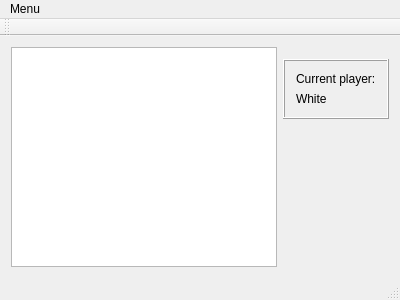
<?xml version="1.0" encoding="UTF-8"?>
<ui version="4.0">
 <class>MainWindow</class>
 <widget class="QMainWindow" name="MainWindow">
  <property name="geometry">
   <rect>
    <x>0</x>
    <y>0</y>
    <width>400</width>
    <height>300</height>
   </rect>
  </property>
  <property name="windowTitle">
   <string>MainWindow</string>
  </property>
  <widget class="QWidget" name="centralWidget">
   <layout class="QGridLayout" name="gridLayout">
    <item row="0" column="0" rowspan="5">
     <widget class="QGraphicsView" name="board"/>
    </item>
    <item row="4" column="1">
     <spacer name="verticalSpacer">
      <property name="orientation">
       <enum>Qt::Vertical</enum>
      </property>
      <property name="sizeHint" stdset="0">
       <size>
        <width>20</width>
        <height>40</height>
       </size>
      </property>
     </spacer>
    </item>
    <item row="2" column="1">
     <widget class="QFrame" name="frame">
      <property name="frameShape">
       <enum>QFrame::Box</enum>
      </property>
      <property name="frameShadow">
       <enum>QFrame::Raised</enum>
      </property>
      <layout class="QVBoxLayout" name="verticalLayout">
       <item>
        <widget class="QLabel" name="label">
         <property name="text">
          <string>Current player:</string>
         </property>
        </widget>
       </item>
       <item>
        <widget class="QLabel" name="curr_player_name_label">
         <property name="text">
          <string>White</string>
         </property>
        </widget>
       </item>
      </layout>
     </widget>
    </item>
    <item row="3" column="1">
     <widget class="QLabel" name="check_label">
      <property name="text">
       <string/>
      </property>
     </widget>
    </item>
   </layout>
  </widget>
  <widget class="QMenuBar" name="menuBar">
   <property name="geometry">
    <rect>
     <x>0</x>
     <y>0</y>
     <width>400</width>
     <height>23</height>
    </rect>
   </property>
   <widget class="QMenu" name="menuMenu">
    <property name="title">
     <string>Menu</string>
    </property>
    <addaction name="actionExit"/>
   </widget>
   <addaction name="menuMenu"/>
  </widget>
  <widget class="QToolBar" name="mainToolBar">
   <attribute name="toolBarArea">
    <enum>TopToolBarArea</enum>
   </attribute>
   <attribute name="toolBarBreak">
    <bool>false</bool>
   </attribute>
  </widget>
  <widget class="QStatusBar" name="statusBar"/>
  <action name="actionExit">
   <property name="text">
    <string>Exit</string>
   </property>
  </action>
 </widget>
 <layoutdefault spacing="6" margin="11"/>
 <resources/>
 <connections/>
</ui>
